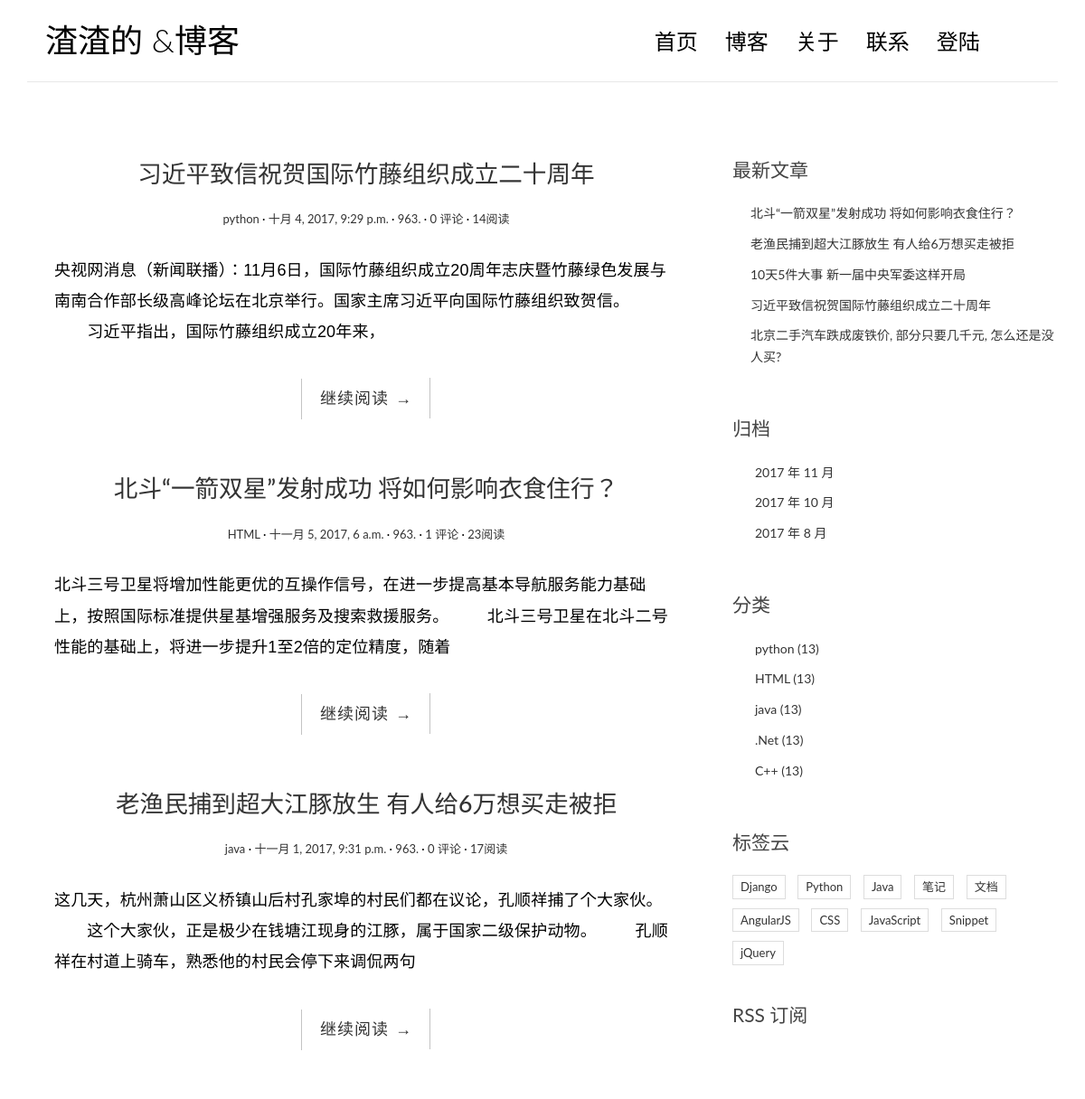
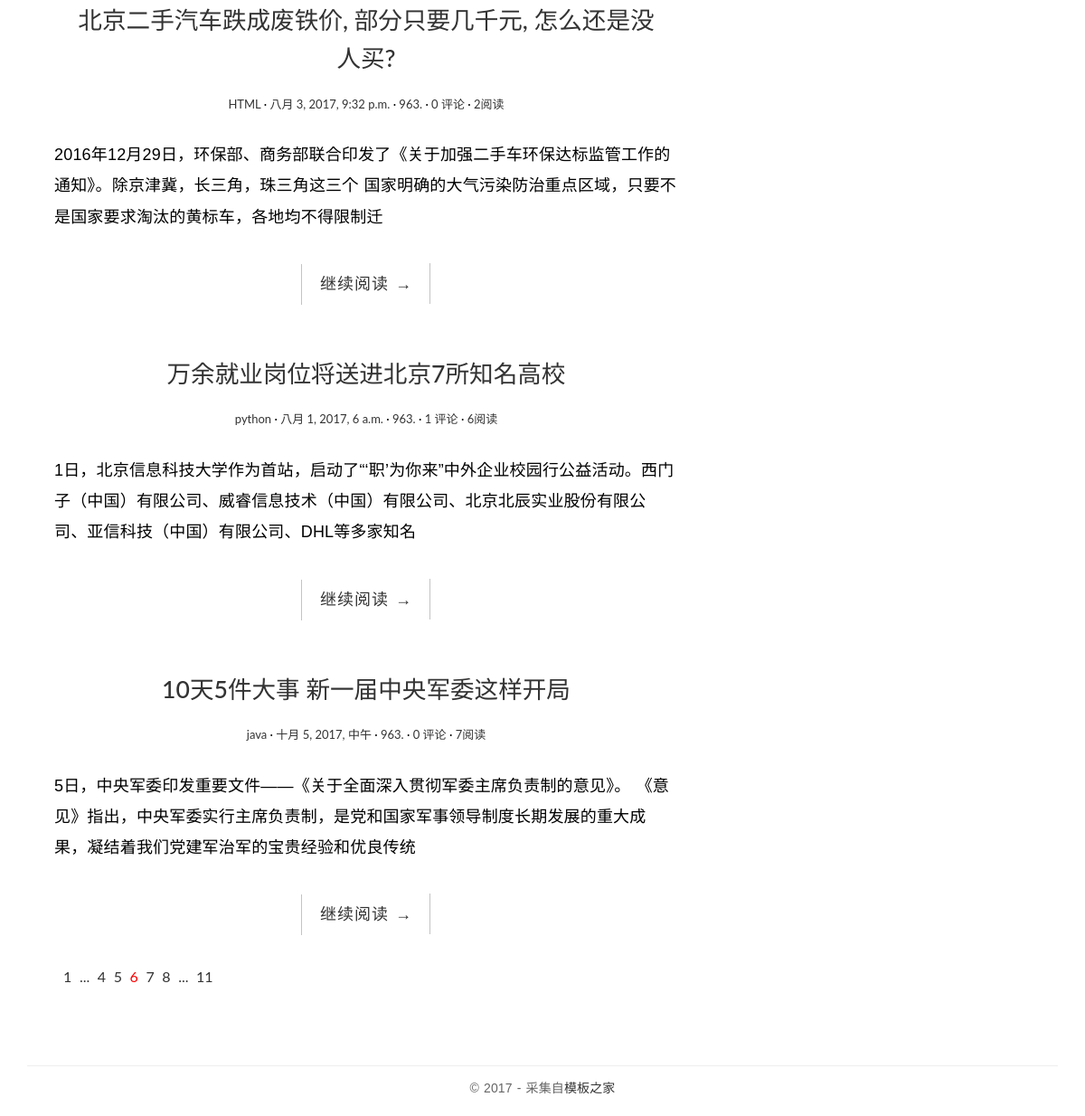
The page / on the database its author committed (2 pictures, top to bottom).
### myblog/models.py (models this page shows, shortened)
class Post(models.Model):
    title = models.CharField(max_length=64)
    body = models.TextField()
    created_time = models.DateTimeField()
    modified_time = models.DateTimeField()
    excerpt = models.CharField(max_length=256,blank=True)
    category = models.ForeignKey(Category)
    tags = models.ManyToManyField(Tag,blank=True)
    author = models.ForeignKey(User)
    views =models.PositiveIntegerField(default=0)
    def get_absolute_url(self):
        return reverse('myblog:detail',kwargs={"pk":self.pk})

class Category(models.Model):
    name = models.CharField(max_length=64)

### myblog/views.py (the view)
# urls.py: url(r'^$',views.IndexView.as_view(),name= 'index'),
class IndexView(ListView):
    model = Post
    template_name = 'myblog/index.html'
    context_object_name = 'post_list'

### myblog/templatetags/myblog_tags.py (called while the page is built)
@register.simple_tag()
def get_recent_post(num = 5):
    return Post.objects.all().order_by('-created_time')[:num]

@register.simple_tag()
def archives():
    return Post.objects.dates('created_time','month',order='DESC')

@register.simple_tag()
def get_categories():
    return Category.objects.all()

### templates/myblog/index.html
{% extends 'myblog/base.html' %}
{% block main %}
{% for post in post_list %}
<article class="post post-{{ post.pk }}">
    <header class="entry-header">
        <h1 class="entry-title">
            <a href="{{ post.get_absolute_url }}">{{ post.title }}</a>
        </h1>
        <div class="entry-meta">
            <span class="post-category"><a href="#">{{ post.category.name }}</a></span>
            <span class="post-date"><a href="#"><time class="entry-date" datetime="{{ post.created_time }}">{{ post.created_time }}</time></a></span>
            <span class="post-author"><a href="#">{{ post.author }}</a></span>
            <span class="comments-link"><a href="#">{{ post.comment_set.count }} 评论</a></span>
            <span class="views-count"><a href="{{ post.get_absolute_url }}">{{ post.views }}阅读</a></span>
        </div>
    </header>
    <div class="entry-content clearfix">
        <p>{{  post.body|truncatechars:100 }}</p>
        <div class="read-more cl-effect-14">
            <a href="{{ post.get_absolute_url }}" class="more-link">继续阅读 <span class="meta-nav">→</span></a>
        </div>
    </div>
</article>
{% empty %}
<div class="no-post">暂时还没有发布的文章！</div>
{% endfor %}
<div class="pagination">
    <ul>
        <li><a href="">1</a></li>
        <li><a href="">...</a></li>
        <li><a href="">4</a></li>
        <li><a href="">5</a></li>
        <li class="current"><a href="">6</a></li>
        <li><a href="">7</a></li>
        <li><a href="">8</a></li>
        <li><a href="">...</a></li>
        <li><a href="">11</a></li>
    </ul>
</div>
{% endblock main %}

### templates/myblog/base.html (shortened to what this page needs)
{% load staticfiles %}
{% load myblog_tags %}
<html>
<head>
    <link rel="stylesheet" href="{% static 'myblog/css/bootstrap.min.css' %}">
    <link rel="stylesheet" href="{% static 'myblog/css/custom.css' %}">
    <link rel="stylesheet" href="{% static 'myblog/css/pace.css' %}">
    <link rel="stylesheet" href="http://code.ionicframework.com/ionicons/2.0.1/css/ionicons.min.css">
</head>
<body>
<div class="container">
    <header id="site-header">
        <div class="row">
            <div class="col-md-4 col-sm-5 col-xs-8">
                <div class="logo">
                    <h1><a href="{% url 'myblog:index' %}"><b>渣渣的</b> &amp;博客</a></h1>
                </div>
            </div>
            <div class="col-md-8 col-sm-7 col-xs-4">
                <nav class="main-nav" role="navigation">
                    <div class="collapse navbar-collapse" id="bsexample-navbar-collapse-1">
                        <ul class="nav navbar-nav navbar-right">
                            <li class="cl-effect-11"><a href="{% url 'myblog:index' %}" data-hover="首页">首页</a></li>
                            <li class="cl-effect-11"><a href="fullwidth.html" data-hover="博客">博客</a></li>
                            <li class="cl-effect-11"><a href="about.html" data-hover="关于">关于</a></li>
                            <li class="cl-effect-11"><a href="contact.html" data-hover="联系">联系</a></li>
                            {% if user.is_authenticated %}
                            <li class="cl-effect-11"><a href="{% url 'logout' %}" data-hover="注销">注销</a></li>
                            <li class="cl-effect-11"><a href="{% url 'password_change' %}">修改密码</a></li>
                            {% else %}
                            <li class="cl-effect-11"><a href="{% url 'login' %}">登陆</a></li>
                            {% endif %}
                        </ul>
                    </div>
                </nav>
            </div>
        </div>
    </header>
</div>
<div class="content-body">
    <div class="container">
        <div class="row">
            <main class="col-md-8">
                {% block main %}
                {% endblock %}
            </main>
            <aside class="col-md-4">
                <div class="widget widget-recent-posts">
                    <h3 class="widget-title">最新文章</h3>
                    {% get_recent_post as recent_post_list %}
                    <ul>
                     {% for post in recent_post_list %}
                        <li>
                            <a href = "{{ post.get_absolute_url }}">{{ post.title }}</a>
                        </li>
                            {% empty %}
                            没有文章！
                            {% endfor %}
                    </ul>
                </div>
                <div class="widget widget-archives">
                    <h3 class="widget-title">归档</h3>
                    {% archives as date_list %}
                    <ul>
                        {% for date in date_list %}
                        <li>
                            <a href="{% url 'myblog:archives' date.year date.month %}">{{ date.year }} 年 {{ date.month }} 月</a>
                        </li>
                        {% empty %}
                         暂时没有归档文章！
                        {% endfor %}
                    </ul>
                </div>
                <div class="widget widget-category">
                    <h3 class="widget-title">分类</h3>
                    {% get_categories as category_list %}
                    <ul>
                        {% for category in category_list %}
                            <li>
                                <a href="{% url 'myblog:category' category.pk %}">{{ category.name }} <span class="post-count">(13)</span></a>
                            </li>
                        {% empty %}
                            暂无分类！
                        {% endfor %}
                    </ul>
                </div>
                <div class="widget widget-tag-cloud">
                    <h3 class="widget-title">标签云</h3>
                    <ul>
                        <li>
                            <a href="#">Django</a>
                        </li>
                        <li>
                            <a href="#">Python</a>
                        </li>
                        <li>
                            <a href="#">Java</a>
                        </li>
                        <li>
                            <a href="#">笔记</a>
                        </li>
                        <li>
                            <a href="#">文档</a>
                        </li>
                        <li>
                            <a href="#">AngularJS</a>
                        </li>
                        <li>
                            <a href="#">CSS</a>
                        </li>
                        <li>
                            <a href="#">JavaScript</a>
                        </li>
                        <li>
                            <a href="#">Snippet</a>
                        </li>
                        <li>
                            <a href="#">jQuery</a>
                        </li>
                    </ul>
                </div>
                <div class="rss">
                    <a href=""> RSS 订阅</a>
                </div>
            </aside>
        </div>
    </div>
</div>
<footer id="site-footer">
    <div class="container">
        <div class="row">
            <div class="col-md-12">
                <p class="copyright">&copy 2017 - 采集自<a href="http://www.cssmoban.com/" target="_blank" title="模板之家">模板之家</a></p>
            </div>
        </div>
    </div>
</footer>
</body>
</html>

### myblog/static/myblog/css/custom.css (style rules this page uses)
* { outline: none; }
h1, h2, h3, h4, h5, h6 { margin-top: 0; }
b { font-weight: 400; }
a { color: #333; }
body { color: #444; font-family: 'Lato', sans-serif; }
p { font-family: 'Ubuntu', sans-serif; font-weight: 400; word-spacing: 1px; letter-spacing: 0.01em; }
#site-header { background-color: #FFF; padding: 25px 20px; margin-bottom: 40px; border-bottom: 1px solid #e7e7e7; }
.logo h1 a { color: #000; }
.logo h1 { margin: 0; font-family: 'Lato', sans-serif; font-weight: 300; }
.main-nav { margin-top: 11px; max-width: 95%; }
.main-nav a { color: #000000 !important; padding: 0 0 5px 0 !important; margin-right: 30px; font-family: 'Lato', sans-serif; font-weight: 300; font-size: 24px; }
.cl-effect-11 a { padding: 10px 0; color: #0972b4; text-shadow: none; }
.cl-effect-11 a::before { position: absolute; top: 0; left: 0; overflow: hidden; padding: 0 0 5px 0 !important; max-width: 0; border-bottom: 1px solid #000; color: #000; content: attr(data-hover); white-space: nowrap; -webkit-transition: max-width 0.5s; -moz-transition: max-width 0.5s; transition: max-width 0.5s; }
.content-body { padding-bottom: 4em; }
.post { background: #fff; padding: 30px 30px 0; }
.entry-title { text-align: center; font-size: 1.9em; margin-bottom: 20px; line-height: 1.6; padding: 10px 20px 0; }
.entry-meta { text-align: center; color: #DDDDDD; font-size: 13px; margin-bottom: 30px; }
.entry-content { font-size: 18px; line-height: 1.9; font-weight: 300; color: #000; }
.post-category::after, .post-date::after, .post-author::after, .comments-link::after { content: ' ·'; color: #000; }
.read-more { font-family: 'Ubuntu', sans-serif; font-weight: 400; word-spacing: 1px; letter-spacing: 0.01em; text-align: center; margin-top: 20px; }
.cl-effect-14 a { padding: 0 20px; height: 45px; line-height: 45px; position: relative; display: inline-block; margin: 15px 25px; letter-spacing: 1px; font-weight: 400; text-shadow: 0 0 1px rgba(255, 255, 255, 0.3); }
.cl-effect-14 a::before, .cl-effect-14 a::after { position: absolute; width: 45px; height: 1px; background: #C3C3C3; content: ''; -webkit-transition: all 0.3s; -moz-transition: all 0.3s; transition: all 0.3s; pointer-events: none; }
.cl-effect-14 a::before { top: 0; left: 0; -webkit-transform: rotate(90deg); -moz-transform: rotate(90deg); transform: rotate(90deg); -webkit-transform-origin: 0 0; -moz-transform-origin: 0 0; transform-origin: 0 0; }
.cl-effect-14 a::after { right: 0; bottom: 0; -webkit-transform: rotate(90deg); -moz-transform: rotate(90deg); transform: rotate(90deg); -webkit-transform-origin: 100% 0; -moz-transform-origin: 100% 0; transform-origin: 100% 0; }
.widget { background: #fff; padding: 30px 0 0; }
.widget-title { font-size: 1.5em; margin-bottom: 20px; line-height: 1.6; padding: 10px 0 0; font-weight: 400; }
.widget-recent-posts ul { padding: 0; margin: 0; padding-left: 20px; }
.widget-recent-posts ul li { list-style-type: none; position: relative; line-height: 170%; margin-bottom: 10px; }
.widget-recent-posts ul li::before { content: '\f3d3'; font-family: "Ionicons"; position: absolute; left: -17px; top: 3px; font-size: 16px; color: #000; }
.widget-archives ul { padding: 0; margin: 0; padding-left: 25px; }
.widget-archives ul li { list-style-type: none; position: relative; line-height: 170%; margin-bottom: 10px; }
.widget-archives ul li::before { content: '\f3f3'; font-family: "Ionicons"; position: absolute; left: -25px; top: 1px; font-size: 16px; color: #000; }
.widget-category ul { padding: 0; margin: 0; padding-left: 25px; }
.widget-category ul li { list-style-type: none; position: relative; line-height: 170%; margin-bottom: 10px; }
.widget-category ul li::before { content: '\f3fe'; font-family: "Ionicons"; position: absolute; left: -25px; top: 1px; font-size: 18px; color: #000; }
.widget-tag-cloud ul { padding: 0; margin: 0; margin-right: -10px; }
.widget-tag-cloud ul li { list-style-type: none; font-size: 13px; display: inline-block; margin-right: 10px; margin-bottom: 10px; padding: 3px 8px; border: 1px solid #ddd; }
.rss { font-size: 21px; margin-top: 30px; }
.rss a { color: #444; }
#site-footer { padding-top: 10px; padding: 0 0 1.5em 0; }
.copyright { text-align: center; padding-top: 1em; margin: 0; border-top: 1px solid #eee; color: #666; }
.pagination ul { list-style: none; }
.pagination ul li { display: inline-block; font-size: 16px; margin-right: 5px; }
.current a { color: red; }

### rows shown on the page
Post: title "习近平致信祝贺国际竹藤组织成立二十周年", category.name "python", created_time "十月 4, 2017, 9:29 p.m.", author "963.", comment_set.count "0", views "14", body "央视网消息（新闻联播）：11月6日，国际竹藤组织成立20周年志庆暨竹藤绿色发展与南南合作部长级高峰论坛在北京举行。国家主席习近平向国际竹藤组织致贺信。 习近平指出，国际竹藤组织成立20年来，"
Post: title "北斗“一箭双星”发射成功 将如何影响衣食住行？", category.name "HTML", created_time "十一月 5, 2017, 6 a.m.", author "963.", comment_set.count "1", views "23", body "北斗三号卫星将增加性能更优的互操作信号，在进一步提高基本导航服务能力基础上，按照国际标准提供星基增强服务及搜索救援服务。 北斗三号卫星在北斗二号性能的基础上，将进一步提升1至2倍的定位精度，随着"
Post: title "老渔民捕到超大江豚放生 有人给6万想买走被拒", category.name "java", created_time "十一月 1, 2017, 9:31 p.m.", author "963.", comment_set.count "0", views "17", body "这几天，杭州萧山区义桥镇山后村孔家埠的村民们都在议论，孔顺祥捕了个大家伙。 这个大家伙，正是极少在钱塘江现身的江豚，属于国家二级保护动物。 孔顺祥在村道上骑车，熟悉他的村民会停下来调侃两句"
Post: title "北京二手汽车跌成废铁价, 部分只要几千元, 怎么还是没人买?", category.name "HTML", created_time "八月 3, 2017, 9:32 p.m.", author "963.", comment_set.count "0", views "2", body "2016年12月29日，环保部、商务部联合印发了《关于加强二手车环保达标监管工作的通知》。除京津冀，长三角，珠三角这三个 国家明确的大气污染防治重点区域，只要不是国家要求淘汰的黄标车，各地均不得限制迁"
Post: title "万余就业岗位将送进北京7所知名高校", category.name "python", created_time "八月 1, 2017, 6 a.m.", author "963.", comment_set.count "1", views "6", body "1日，北京信息科技大学作为首站，启动了“‘职’为你来”中外企业校园行公益活动。西门子（中国）有限公司、威睿信息技术（中国）有限公司、北京北辰实业股份有限公司、亚信科技（中国）有限公司、DHL等多家知名"
Post: title "10天5件大事 新一届中央军委这样开局", category.name "java", created_time "十月 5, 2017, 中午", author "963.", comment_set.count "0", views "7", body "5日，中央军委印发重要文件——《关于全面深入贯彻军委主席负责制的意见》。 《意见》指出，中央军委实行主席负责制，是党和国家军事领导制度长期发展的重大成果，凝结着我们党建军治军的宝贵经验和优良传统"
Category: name "python"
Category: name "HTML"
Category: name "java"
Category: name ".Net"
Category: name "C++"

### other values the page prints
{{ date.year }} "2017" "2017" "2017"
{{ date.month }} "11" "10" "8"
